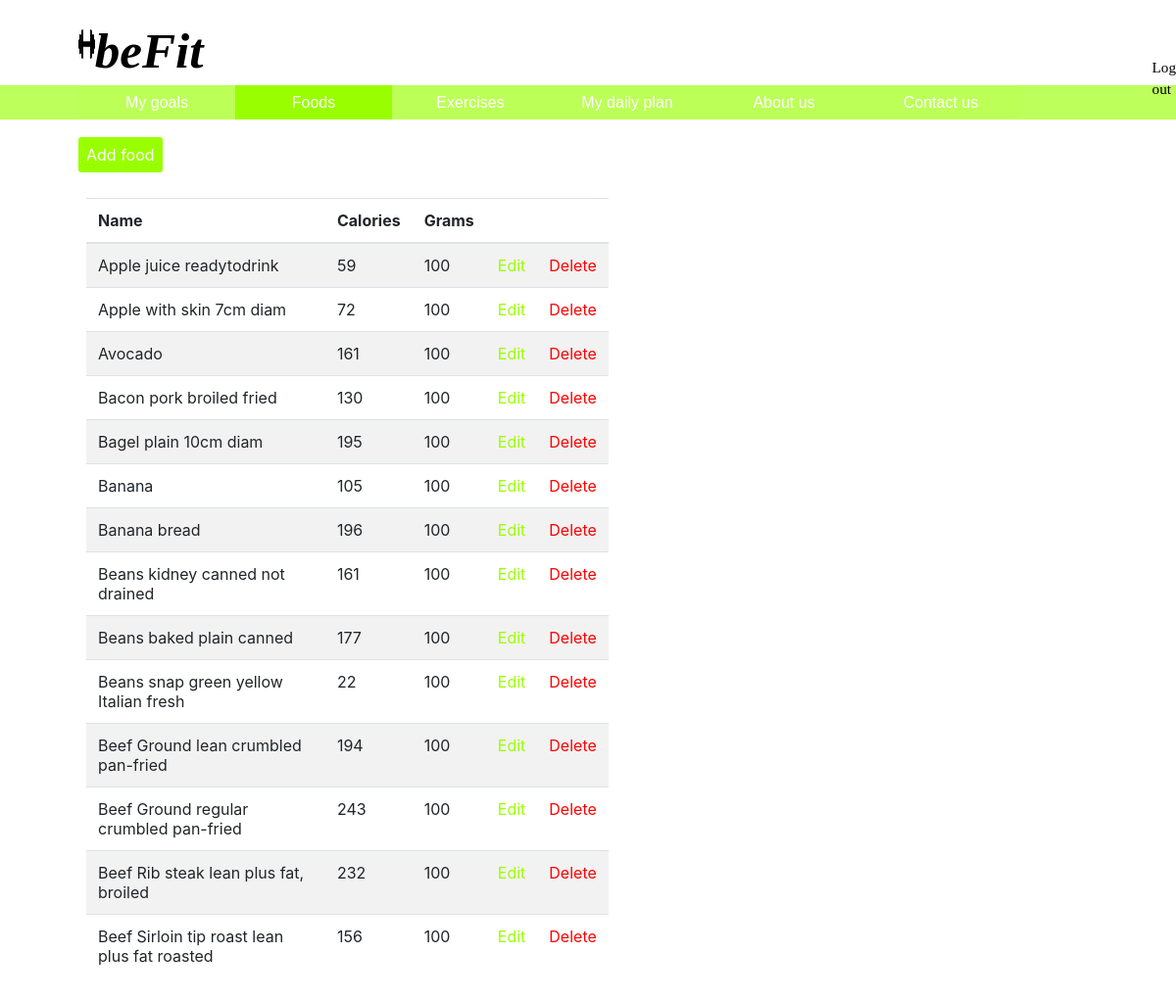
/web/foods.php, run on the app's committed database.
### tables this page shows
CREATE TABLE IF NOT EXISTS `foods` (
  `id` int(50) NOT NULL AUTO_INCREMENT,
  `name` text NOT NULL,
  `kcals` int(50) NOT NULL,
  `grs` int(11) NOT NULL DEFAULT '100',
  PRIMARY KEY (`id`)
);

### web/foods.php (the view, shortened to what this page needs)
<?php
	require 'database.php';
	$sql = "SELECT * FROM foods";
	$result = $conn->query($sql);
?>
<html>
	<head>
		<link rel="stylesheet" type="text/css" href="css/foodsandex.css">
		<link rel="stylesheet" type="text/css" href="bootstrap/css/bootstrap.min.css">
	</head>
	<body>
		<div class="top-content">
				<div class="name">
					<a href="my-goals.php"><img src="images/6e94695575a2c897135f7cc0b86800eb.png" width=105%; height=40%;></a>
					<h4><a href="my-goals.php" style="text-decoration:none;">beFit</a></h4>
					<a href="logout.php" class="logout">Log out</a>
				</div>
				<div class="tabs-container">
					<a href="my-goals.php"><button class="tab-active">My goals</button></a>
					<div class="not-tab-active">
						<a href="foods.php"><button style="background-color:#99ff00">Foods</button></a><a href="exercises.php"><button>Exercises</button></a><a href="dailyplanner.php"><button>My daily plan</button></a><a href="aboutt.php"><button>About us</button></a><a href="contactt.php"><button>Contact us</button></a>
					</div>
				</div>
			</div>
		<br>
		<a class="button" href="newfood.php">Add food</a>
		<br>
		<br>
		<div class="scroll_vertical">
		<div class="tablee">
		<table class="table table-striped" style="text-align:left">
			<thead>
				<tr>
					<th>Name</th>
					<th>Calories</th>
					<th>Grams</th>
					<th></th>
					<th></th>
				</tr>
			</thead>
			<tbody>
				<?php while ($row = $result->fetch(PDO::FETCH_ASSOC)) { ?>
				<tr>
					<td><?php echo $row['name']; ?></td>
					<td><?php echo $row['kcals']; ?></td>
					<td><?php echo $row['grs']; ?></td>
					<td><a style="text-decoration:none" href="editfood.php?name=<?php echo $row['name']; ?>"><span class="edit">Edit</span></a></td>
					<td><a style="text-decoration:none" href="#" data-href="deletefood.php?name=<?php echo $row['name']; ?>" data-toggle="modal" data-target="#confirm-delete"><span class="delete">Delete</span></a></td>
				</tr>
					<?php } ?>
			</tbody>
		</table>
		</div>
		</div>
	</body>
</html>

### web/css/foodsandex.css (style rules this page uses)
* { box-sizing: border-box; }
.button { margin-left: 5rem; margin-top: 1rem; background-color: #99ff00; padding: 0.5rem; border-radius: 0.2rem; color: #fff; }
.tablee { width: 45%; margin-left: 5rem; }
.edit { color: #99ff00; }
.delete { color: red; }
.scroll_vertical { height: 100%; width: 100%; overflow: auto; padding: 8px; }

### web/foods.php (style rules this page uses)
* { box-sizing: border-box; }
body { margin: 0; background-repeat: no-repeat; background-image: url("https://cookstorming.com/wp-content/uploads/2015/03/Fotolia_99776874_Subscription_Monthly_M.jpg"); }
h4 { text-align: left; font-size: 3.2rem; font-weight: bold; font-style: oblique; font-family: Lucida Handwriting; margin-bottom: 0; margin-top: 1.3rem; }
.name { display: flex; margin-left: 5rem; }
.logout { margin-left: 60.5rem; padding-top: 3.6rem; color: #fff; font-family: Century Gothic; cursor: pointer; font-size: 0.95rem; text-decoration: none; }
.name img { margin-top: 1.8rem; }
.name a { width: 60px; height: 80px; cursor: pointer; color: #000; }
.tabs-container { font-family: Arial; display: flex; background-color: rgba(173, 255, 51, 0.8); margin: 0; max-width: 85.4rem; height: 2.2rem; margin-top: 0.3rem; }
.not-tab-active button { background-color: rgba(173, 255, 51, 0.1); border: 0; width: 10rem; height: 2.2rem; font-size: 1rem; cursor: pointer; color: #fff; }
.tab-active { margin-left: 5rem; background-color: rgba(173, 255, 51, 0.1); border: 0; width: 10rem; font-size: 1rem; height: 2.2rem; color: #fff; }

### data on the page
foods: name "Apple juice readytodrink", kcals "59", grs "100"
foods: name "Apple with skin 7cm diam", kcals "72", grs "100"
foods: name "Avocado", kcals "161", grs "100"
foods: name "Bacon pork broiled fried", kcals "130", grs "100"
foods: name "Bagel plain 10cm diam", kcals "195", grs "100"
foods: name "Banana", kcals "105", grs "100"
foods: name "Banana bread", kcals "196", grs "100"
foods: name "Beans kidney canned not drained", kcals "161", grs "100"
foods: name "Beans baked plain canned", kcals "177", grs "100"
foods: name "Beans snap green yellow Italian fresh", kcals "22", grs "100"
foods: name "Beef Ground lean crumbled pan-fried", kcals "194", grs "100"
foods: name "Beef Ground regular crumbled pan-fried", kcals "243", grs "100"
foods: name "Beef Rib steak lean plus fat, broiled", kcals "232", grs "100"
foods: name "Beef Sirloin tip roast lean plus fat roasted", kcals "156", grs "100"
